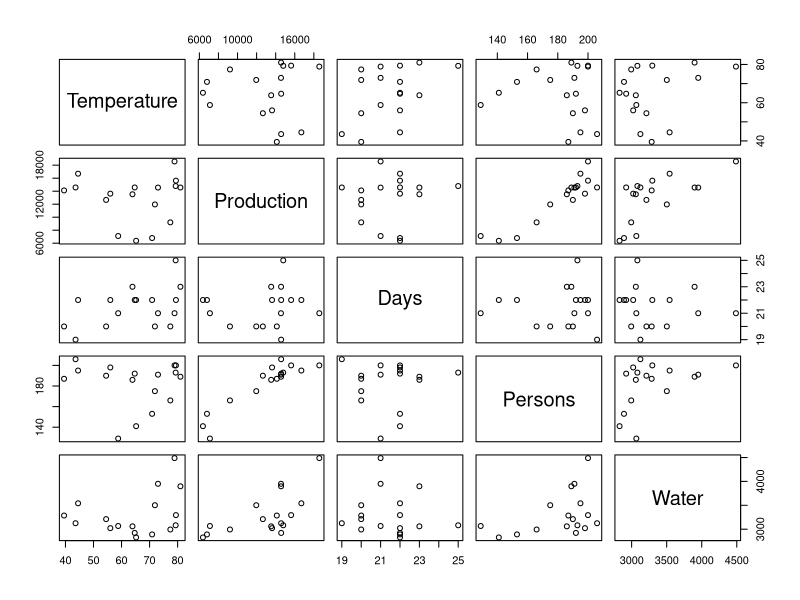

This figure's R source:
## ---- chunk 1
knitr::opts_chunk$set(echo = TRUE)
## ---- chunk 2
library(tidyverse)
## ---- chunk 3
waterData <- read_csv("waterComplete.csv")
attach(waterData)
## ---- chunk 4
pairs(waterData)
## ---- chunk 5
cor(waterData, Water)
## ---- chunk 6
summary(lm(Water ~ Temperature + Production + Days + Persons))
## ---- chunk 7
summary(lm(Water ~  Temperature + Production + Persons))
## ---- chunk 8
summary(lm(Water ~  Production + Persons))
## ---- chunk 9
cafe <- read_csv("CafeData2.csv")
attach(cafe)
## ---- chunk 10
cafe$total_coffee <- `Coffee (Large 16oz)`+`Coffee (Medium 12oz)`+Lattes+Mochas
attach(cafe)
## ---- chunk 11
summary(lm(total_coffee ~ DayOfWeek))
## ---- chunk 12
summary(lm(TotalSales ~ DayOfWeek))
